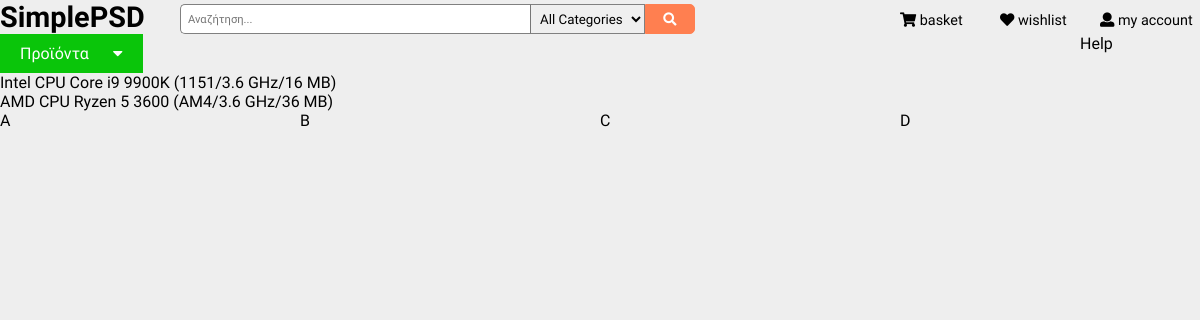
The page /plaisio/products.php?subcatid=1 on the database its author committed.
### tables this page shows
CREATE TABLE `products` (
  `products_id` varchar(255) NOT NULL,
  `products_name` varchar(255) DEFAULT NULL,
  `products_alias` varchar(255) DEFAULT NULL,
  `products_description` text DEFAULT NULL,
  `products_quantity` int(11) DEFAULT NULL,
  `products_price` double(6,2) DEFAULT NULL,
  `products_offer` int(11) DEFAULT NULL,
  `subcategories_id` int(11) DEFAULT NULL,
  `products_views` int(11) DEFAULT NULL,
  `products_warranty` int(11) DEFAULT NULL
);

### plaisio/products.php (the view, shortened to what this page needs)
<?php require_once("includes/connection.php"); ?>
<?php
	mysqli_query($connection,"set names 'utf8'");
	if(isset($_GET['subcatid'])){
		$products_query="SELECT * FROM products
						inner join subcategories on products.subcategories_id=subcategories.subcategories_id
						inner join categories on subcategories.categories_id=categories.categories_id
						where subcategories.subcategories_id =".$_GET['subcatid'];
	}
	mysqli_query($connection,"set names 'utf8'");
	$products_recordset=mysqli_query($connection,$products_query);
?>
<!doctype html>
<html>
	<head>
		<?php require_once("includes/head.php"); ?>
	</head>
	<body>
		<div id="wrapper">
			<?php
				require_once("includes/header.php");
				require_once("includes/nav.php");
				while($product_record=mysqli_fetch_assoc($products_recordset)){
					echo $product_record['products_name']."<br />";
				}
				require_once("includes/footer.php");
			?>
		</div>
	</body>
</html>

### plaisio/css/layout.css (style rules this page uses)
* { box-sizing:border-box;padding:0px;margin:0px; }
#wrapper { width:1240px; margin:0 auto; *border:solid 1px; }
@media screen and (max-width: 1280px) { #wrapper { width:100%; margin:none; } }

### plaisio/css/style.css (style rules this page uses)
* { font-family:'Jura', sans-serif; }
body { background-color:#eee !important; }

### rows shown on the page
products: products_name "Intel CPU Core i9 9900K (1151/3.6 GHz/16 MB)"
products: products_name "AMD CPU Ryzen 5 3600 (AM4/3.6 GHz/36 MB)"
